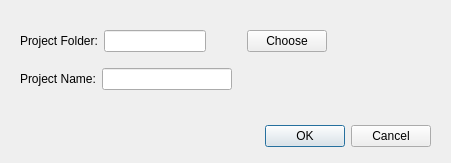
<?xml version="1.0" encoding="UTF-8"?>
<ui version="4.0">
 <class>Dialog</class>
 <widget class="QDialog" name="Dialog">
  <property name="geometry">
   <rect>
    <x>0</x>
    <y>0</y>
    <width>451</width>
    <height>163</height>
   </rect>
  </property>
  <property name="windowTitle">
   <string>New Project</string>
  </property>
  <widget class="QDialogButtonBox" name="buttonBox">
   <property name="geometry">
    <rect>
     <x>90</x>
     <y>120</y>
     <width>341</width>
     <height>32</height>
    </rect>
   </property>
   <property name="orientation">
    <enum>Qt::Horizontal</enum>
   </property>
   <property name="standardButtons">
    <set>QDialogButtonBox::Cancel|QDialogButtonBox::Ok</set>
   </property>
  </widget>
  <widget class="QWidget" name="verticalLayoutWidget">
   <property name="geometry">
    <rect>
     <x>20</x>
     <y>20</y>
     <width>341</width>
     <height>81</height>
    </rect>
   </property>
   <layout class="QVBoxLayout" name="verticalLayout_2">
    <item>
     <layout class="QHBoxLayout" name="horizontalLayout">
      <item>
       <widget class="QLabel" name="label">
        <property name="text">
         <string>Project Folder:</string>
        </property>
       </widget>
      </item>
      <item>
       <widget class="QLineEdit" name="lineEdit_Choose"/>
      </item>
      <item>
       <spacer name="horizontalSpacer_2">
        <property name="orientation">
         <enum>Qt::Horizontal</enum>
        </property>
        <property name="sizeHint" stdset="0">
         <size>
          <width>40</width>
          <height>20</height>
         </size>
        </property>
       </spacer>
      </item>
      <item>
       <widget class="QPushButton" name="pushButton_Choose">
        <property name="text">
         <string>Choose</string>
        </property>
       </widget>
      </item>
      <item>
       <spacer name="horizontalSpacer">
        <property name="orientation">
         <enum>Qt::Horizontal</enum>
        </property>
        <property name="sizeHint" stdset="0">
         <size>
          <width>40</width>
          <height>20</height>
         </size>
        </property>
       </spacer>
      </item>
     </layout>
    </item>
    <item>
     <layout class="QHBoxLayout" name="horizontalLayout_2">
      <item>
       <widget class="QLabel" name="label_2">
        <property name="text">
         <string>Project Name:</string>
        </property>
       </widget>
      </item>
      <item>
       <widget class="QLineEdit" name="lineEdit_Name"/>
      </item>
      <item>
       <spacer name="horizontalSpacer_3">
        <property name="orientation">
         <enum>Qt::Horizontal</enum>
        </property>
        <property name="sizeHint" stdset="0">
         <size>
          <width>40</width>
          <height>20</height>
         </size>
        </property>
       </spacer>
      </item>
     </layout>
    </item>
   </layout>
  </widget>
 </widget>
 <resources/>
 <connections>
  <connection>
   <sender>buttonBox</sender>
   <signal>accepted()</signal>
   <receiver>Dialog</receiver>
   <slot>accept()</slot>
   <hints>
    <hint type="sourcelabel">
     <x>248</x>
     <y>254</y>
    </hint>
    <hint type="destinationlabel">
     <x>157</x>
     <y>274</y>
    </hint>
   </hints>
  </connection>
  <connection>
   <sender>buttonBox</sender>
   <signal>rejected()</signal>
   <receiver>Dialog</receiver>
   <slot>reject()</slot>
   <hints>
    <hint type="sourcelabel">
     <x>316</x>
     <y>260</y>
    </hint>
    <hint type="destinationlabel">
     <x>286</x>
     <y>274</y>
    </hint>
   </hints>
  </connection>
 </connections>
</ui>
